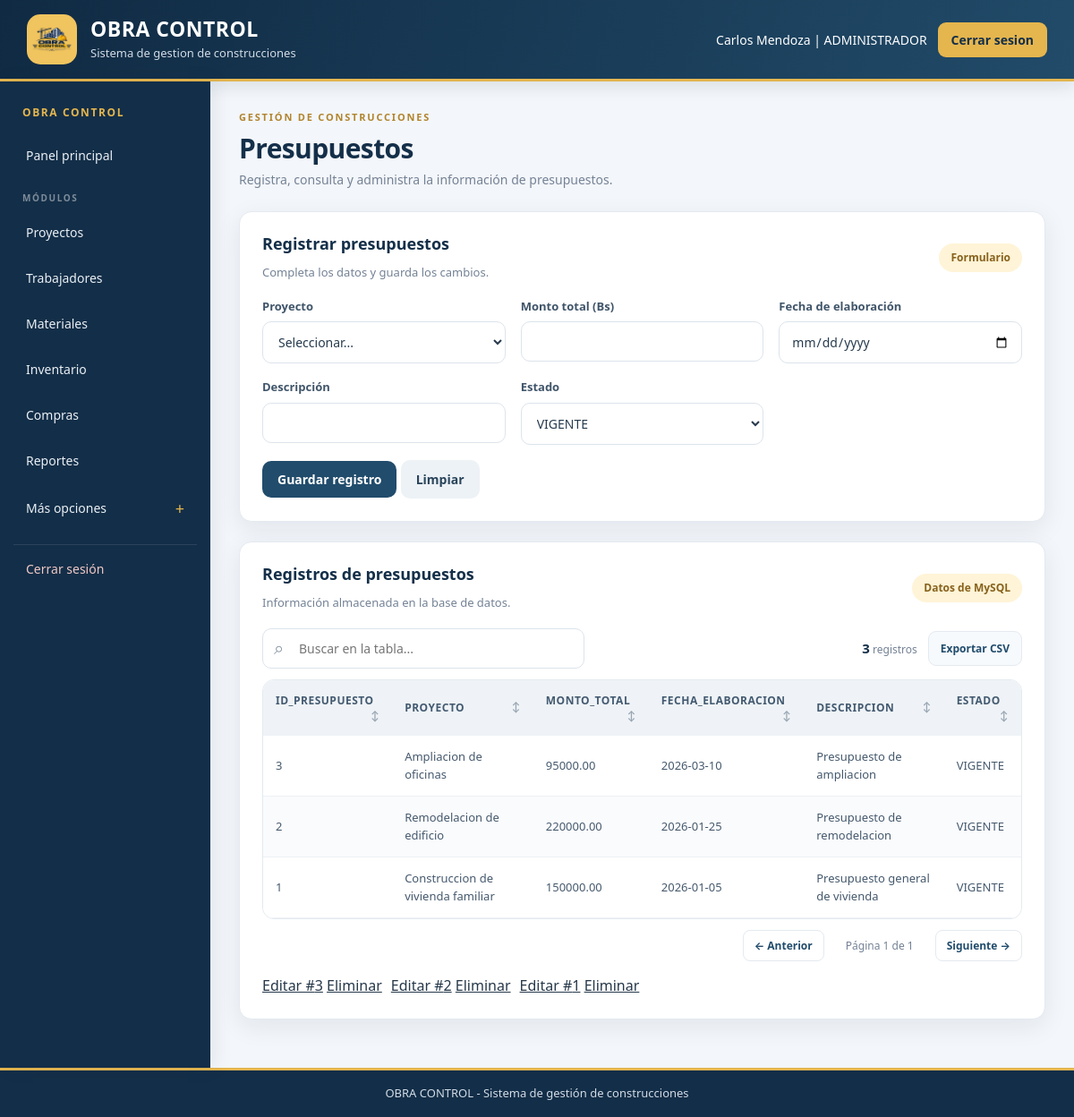
Page /OBRA_CONTROL/administrador/presupuestos.php (signed in) on the committed database.
### tables this page shows
CREATE TABLE presupuesto (
    id_presupuesto INT UNSIGNED AUTO_INCREMENT PRIMARY KEY,
    id_proyecto INT UNSIGNED NOT NULL UNIQUE,
    monto_total DECIMAL(10,2) NOT NULL,
    fecha_elaboracion DATE NOT NULL,
    descripcion VARCHAR(250),
    estado VARCHAR(30) NOT NULL DEFAULT 'VIGENTE',

    CONSTRAINT chk_presupuesto_monto
    CHECK (monto_total >= 0),

    CONSTRAINT fk_presupuesto_proyecto
    FOREIGN KEY (id_proyecto)
    REFERENCES proyecto(id_proyecto)
);

CREATE TABLE proyecto (
    id_proyecto INT UNSIGNED AUTO_INCREMENT PRIMARY KEY,
    id_encargado INT UNSIGNED NOT NULL,
    nombre VARCHAR(120) NOT NULL,
    ubicacion VARCHAR(200) NOT NULL,
    fecha_inicio DATE NOT NULL,
    fecha_fin DATE,
    estado VARCHAR(30) NOT NULL DEFAULT 'PLANIFICADO',

    CONSTRAINT chk_proyecto_fechas
    CHECK (fecha_fin IS NULL OR fecha_fin >= fecha_inicio),

    CONSTRAINT fk_proyecto_encargado
    FOREIGN KEY (id_encargado)
    REFERENCES trabajador(id_trabajador)
);

### OBRA_CONTROL/administrador/presupuestos.php (the view, shortened to what this page needs)
<?php
require_once '../conexion.php';
require_once '../funciones.php';
$registro_editar = null;
$resultado = $conn->query("SELECT pr.id_presupuesto,p.nombre AS proyecto,pr.monto_total,pr.fecha_elaboracion,pr.descripcion,pr.estado FROM presupuesto pr INNER JOIN proyecto p ON pr.id_proyecto=p.id_proyecto ORDER BY pr.id_presupuesto DESC");
?>
<!DOCTYPE html>
<html lang="es">
<head>
    <link rel="stylesheet" href="../css/estilo.css">
</head>
<body>
    <?php include '../encabezado.php';
    include '../menu.php'; ?>
    <section class="titulo-pagina"><span class="sobre-titulo">GESTIÓN DE CONSTRUCCIONES</span>
        <h2 class="titulo-seccion">Presupuestos</h2>
        <p>Registra, consulta y administra la información de presupuestos.</p>
    </section>
    <section class="tarjeta">
        <div class="encabezado-tabla">
            <div>
                <h3 class="titulo-tarjeta">
                    <?php echo $registro_editar ? 'Editar registro' : 'Registrar presupuestos'; ?></h3>
                <p>Completa los datos y guarda los cambios.</p>
            </div><span class="etiqueta">Formulario</span>
        </div>
        <form method="POST" class="rejilla-formulario"><input type="hidden" name="id_registro"
            <div><label class="etiqueta-campo">Proyecto</label><select name="id_proyecto" required>
                    <option value="">Seleccionar...</option>
                </select></div>
            <div><label class="etiqueta-campo">Monto total (Bs)</label><input type="number" name="monto_total"
                    value="<?php echo htmlspecialchars((string) ($registro_editar['monto_total'] ?? '')); ?>" step="0.01"
                    min="0" required></div>
            <div><label class="etiqueta-campo">Fecha de elaboración</label><input type="date" name="fecha_elaboracion"
                    value="<?php echo htmlspecialchars((string) ($registro_editar['fecha_elaboracion'] ?? '')); ?>"
                    required></div>
            <div><label class="etiqueta-campo">Descripción</label><input type="text" name="descripcion"
                    value="<?php echo htmlspecialchars((string) ($registro_editar['descripcion'] ?? '')); ?>" required>
            </div>
            <div><label class="etiqueta-campo">Estado</label><select name="estado"
                    required><?php foreach (['VIGENTE', 'AGOTADO', 'CERRADO'] as $opcion) { ?>
                        <option value="<?php echo $opcion; ?>" <?php echo (($registro_editar['estado'] ?? '') === $opcion) ? 'selected' : ''; ?>><?php echo $opcion; ?></option><?php } ?>
                </select></div>
            <div class="campo-completo"><button type="submit" class="boton-principal" name="guardar">Guardar
                    registro</button> <a class="boton boton-secundario" href="presupuestos.php">Limpiar</a></div>
        </form>
    </section>
    <section class="tarjeta">
        <div class="encabezado-tabla">
            <div>
                <h3 class="titulo-tarjeta">Registros de presupuestos</h3>
                <p>Información almacenada en la base de datos.</p>
            </div><span class="etiqueta">Datos de MySQL</span>
        </div><?php mostrar_tabla($resultado); ?>
        <div class="lista-acciones">
            <?php if ($resultado && $resultado->num_rows > 0) {
                $resultado->data_seek(0);
                while ($fila_accion = $resultado->fetch_assoc()) { ?><span><a
                            href="?editar=<?php echo (int) $fila_accion['id_presupuesto']; ?>">Editar
                            #<?php echo (int) $fila_accion['id_presupuesto']; ?></a> <a class="enlace-peligro"
                            href="?eliminar=<?php echo (int) $fila_accion['id_presupuesto']; ?>"
                            onclick="return confirm('¿Eliminar este registro?')">Eliminar</a></span><?php }
            } ?></div>
    </section>
    <?php include '../menu_final.php'; ?>
</body>
</html>

### OBRA_CONTROL/funciones.php (shortened to what this page needs)
<?php
function mostrar_tabla($resultado)
{
    $campos = $resultado->fetch_fields();
    $columnas = [];
    foreach ($campos as $campo) {
        $columnas[] = $campo->name;
    }
    $filas = [];
    while ($fila = $resultado->fetch_assoc()) {
        $filas[] = $fila;
    }
    echo "<div class='modulo-tabla'><div class='herramientas-tabla'>";
    echo "<div class='busqueda-tabla'><span class='icono-buscar'>⌕</span><input type='search' class='campo-busqueda-tabla' placeholder='Buscar en la tabla...' aria-label='Buscar en la tabla'></div>";
    echo "<div class='acciones-tabla'><span class='contador-filas'><strong>" . count($filas) . "</strong> registros</span><button type='button' class='boton-exportar' onclick='exportarTabla(this)'>Exportar CSV</button></div></div>";
    echo "<div class='contenedor-tabla'><table class='tabla-datos'><thead><tr>";
    foreach ($columnas as $indice => $columna) {
        echo "<th class='cabecera-ordenable' data-columna='" . $indice . "' tabindex='0'>" . htmlspecialchars($columna) . "<span class='icono-orden'>↕</span></th>";
    }
    echo "</tr></thead><tbody>";
    foreach ($filas as $fila) {
        echo "<tr>";
        foreach ($columnas as $columna) {
            echo "<td>" . htmlspecialchars((string) ($fila[$columna] ?? "")) . "</td>";
        }
        echo "</tr>";
    }
    echo "</tbody></table></div>";
    echo "<div class='paginacion-tabla'><button type='button' class='boton-pagina' data-direccion='-1'>← Anterior</button><span class='indicador-pagina'></span><button type='button' class='boton-pagina' data-direccion='1'>Siguiente →</button></div></div>";
}
?>

### rows in the picture
presupuesto: id_presupuesto "3", id_proyecto.nombre "Ampliacion de oficinas", monto_total "95000.00", fecha_elaboracion "2026-03-10", descripcion "Presupuesto de ampliacion", estado "VIGENTE"
presupuesto: id_presupuesto "2", id_proyecto.nombre "Remodelacion de edificio", monto_total "220000.00", fecha_elaboracion "2026-01-25", descripcion "Presupuesto de remodelacion", estado "VIGENTE"
presupuesto: id_presupuesto "1", id_proyecto.nombre "Construccion de vivienda familiar", monto_total "150000.00", fecha_elaboracion "2026-01-05", descripcion "Presupuesto general de vivienda", estado "VIGENTE"

### other values in the picture
$_SESSION["nombre"] "Carlos Mendoza"
$_SESSION["rol"] "ADMINISTRADOR"
$etiqueta "Proyectos"
$etiqueta "Trabajadores"
$etiqueta "Materiales"
$etiqueta "Inventario"
$etiqueta "Compras"
$etiqueta "Reportes"
count($filas) "3"
$columna "ID_PRESUPUESTO"
$columna "PROYECTO"
$columna "MONTO_TOTAL"
$columna "FECHA_ELABORACION"
$columna "DESCRIPCION"
$columna "ESTADO"
